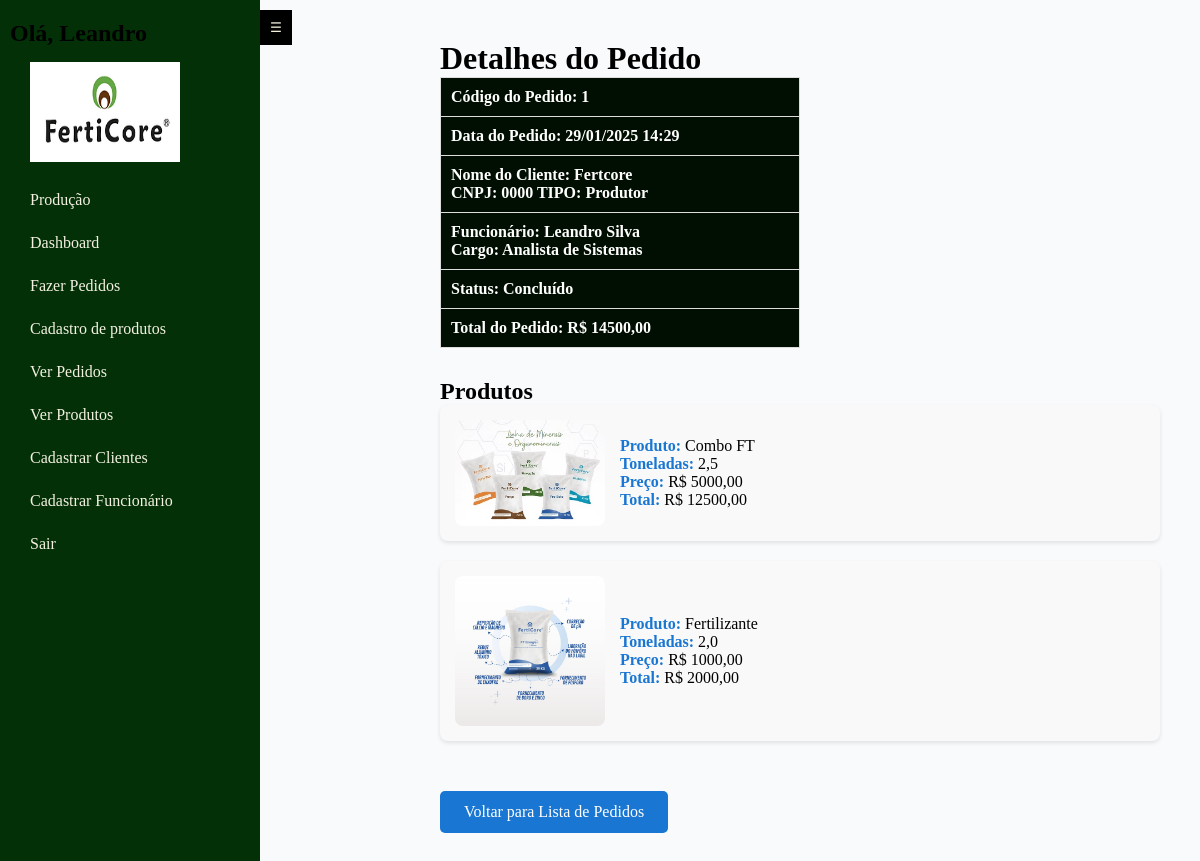
Screenshot of /pedidos/detalhes_pedido/1/ (signed in) with the database file from the repository.
### apps/pedidos/models.py (models this page shows, shortened)
class Pedido(models.Model):
    STATUS_CHOICES = [
        ('Pendente', 'Pendente'),
        ('Concluído', 'Concluído'),
        ('Cancelado', 'Cancelado'),
    ]
    data_pedido = models.DateTimeField(auto_now_add=True)  # Data do pedido
    funcionario = models.ForeignKey(Funcionario, on_delete=models.SET_NULL, null=True)  # Relaciona o pedido ao funcionário
    cod = models.AutoField(primary_key=True)  # Código do pedido
    nome_cliente = models.ForeignKey(Cliente, on_delete=models.CASCADE)  # Relaciona o pedido ao cliente
    nome_cliente = models.ForeignKey(Cliente, on_delete=models.DO_NOTHING)  # Relaciona o pedido ao cliente
    status = models.CharField(max_length=20, choices=STATUS_CHOICES, default='Pendente')  # Status do pedido
    produtos = models.JSONField(default=dict)  # Ex: {"produto_id": quantidade}

### apps/cliente/models.py (models this page shows, shortened)
class Cliente(models.Model):
    OP_CHOICES = [
        ('Revenda', 'Revenda'),
        ('Produtor', 'Produtor'),
        ('Usina', 'Usina'),
        ('Cooperativa', 'Cooperativa'),
        ('Granuladora', 'Granuladora'),
    ]
    nome = models.CharField(max_length=100)  # Nome do cliente
    cnpj = models.CharField(max_length=20)
    tipo_cliente = models.CharField(max_length=20, choices=OP_CHOICES)  # Tipo do cliente

### apps/funcionarios/models.py (models this page shows, shortened)
class Funcionario(models.Model):
    nome = models.CharField(max_length=40)
    cargo = models.CharField(max_length=40)

### apps/produtos/models.py (models this page shows, shortened)
class Produto(models.Model):
    nome = models.CharField(max_length=100)
    formula = models.CharField(max_length=100)
    preco = models.DecimalField(max_digits=10, decimal_places=2)
    disponivel = models.BooleanField(default=True)
    img = models.ImageField(upload_to='produtos/')

### apps/pedidos/views.py (the view)
# urls.py: path('detalhes_pedido/<int:id>/', views.detalhes_pedido, name='detalhes_pedido'),
def detalhes_pedido(request, id):
    produtos = Produto.objects.all()
    pedido = get_object_or_404(Pedido, cod=id)
    total_pedido = pedido.total_pedido()
    return render(request, 'detalhes_pedido.html', {
        'pedido': pedido,
        'total_pedido': total_pedido,
        'produtos': produtos
    })

### apps/pedidos/templates/detalhes_pedido.html (shortened to what this page needs)
{% extends 'base.html' %}
{% block content %}
{% load static %}
<link rel="stylesheet" href="{% static 'css/detalhes.css'%}">
    <div class="content" id="content">
        <h1>Detalhes do Pedido</h1>
        <div class="pedido-info">
            <table class="pedido-detalhes">
                <tr>
                    <th>Código do Pedido: {{ pedido.cod }}</th>
                </tr>
                <tr>
                    <th>Data do Pedido: {{ pedido.data_pedido|date:"d/m/Y H:i" }}</th>
                </tr>
                <tr>
                    <th>Nome do Cliente: {{ pedido.nome_cliente.nome }} <br>CNPJ: {{ pedido.nome_cliente.cnpj }} TIPO: {{ pedido.nome_cliente.tipo_cliente }}</th>
                </tr>
                <tr>
                    <th>Funcionário: {{ pedido.funcionario.nome }} <br>Cargo: {{ pedido.funcionario.cargo }}</th>
                </tr>
                <tr>
                    <th>Status: {{ pedido.status }}</th>
                </tr>
                <tr>
                    <th>Total do Pedido: <strong>R$ {{ pedido.total_pedido|floatformat:2 }}</strong></th>
                </tr>
            </table>
        </div>
        <h2>Produtos</h2>
        <ul class="produtos">
            {% for item in pedido.produtos_no_pedido %}
            <li class="produto-item">
                <div class="produto-conteudo">
                    <div class="produto-imagem">
                        <img src="{{ item.produto.img.url }}" width="150" height="auto">
                    </div>
                    <div class="produto-info">
                        <strong>Produto:</strong> {{ item.produto.nome }} <br>
                        <strong>Toneladas:</strong> {{ item.quantidade }} <br>
                        <strong>Preço:</strong> R$ {{ item.produto.preco|floatformat:2 }} <br>
                        <strong>Total:</strong> R$ {{ item.total|floatformat:2 }}
                    </div>
                </div>
            </li>
            {% endfor %}
        </ul>
        <a href="{% url 'listar_pedidos' %}" class="btn-voltar">Voltar para Lista de Pedidos</a>
    </div>
{% endblock %}

### templates/base.html (shortened to what this page needs)
<!DOCTYPE html>
{% load static %}
<html lang="pt-br">
<head>
    <link rel="stylesheet" href="{% static 'css/base.css' %}">
</head>
<body>
    <div class="sidebar" id="sidebar">
        {% if user.is_authenticated %}
            <h2>Olá, {{ user.username }}</h2>
            <a href="{% url 'opcoes' %}">
              <img src="{% static 'img/Ferti.png' %}" style="width: 150px; height: 100px;">
            </a>
        {% endif %}
        <a href="#home">Produção</a>
        <a href="{% url 'dashboard' %}">Dashboard</a>
        <a href="{% url 'cadPedidos' %}">Fazer Pedidos</a>
        <a href="{% url 'cadProduto' %}">Cadastro de produtos</a>
        <a href="{% url 'listar_pedidos' %}">Ver Pedidos</a>
        <a href="{% url 'listar_produtos' %}">Ver Produtos</a>
        <a href="{% url 'cadastrar_cliente' %}">Cadastrar Clientes</a>
        <a href="{% url 'cadastrar_funcionario' %}">Cadastrar Funcionário</a>
        <a href="{% url 'sair' %}">Sair</a>
    </div>
    <button class="toggle-btn" onclick="toggleSidebar()">☰</button>
    <div class="content" id="content">
        {% block content %}{% endblock %}
    </div>
</body>
</html>

### static/css/base.css (style rules this page uses)
* { margin: 0; padding: 0; }
.sidebar { position: fixed; top: 0; left: 0; height: 100%; width: 250px; background-color: #033007; padding-top: 20px; transition: all 0.3s ease; z-index: 10; padding-left: 10px; }
.toggle-btn { position: fixed; top: 10px; left: 260px; background-color: #000000; color: #f4f1e0; border: none; padding: 10px; cursor: pointer; transition: all 0.3s ease; z-index: 20; }
.sidebar a { display: block; color: #f4f1e0; text-decoration: none; padding: 10px 20px; margin: 5px 0; transition: background-color 0.3s ease; }
.content { position: relative; margin-left: 200px; padding: 20px; background-color: #f8f9fa; min-height: 100vh; transition: all 0.3s ease; background-color: #f8fafc; }

### apps/pedidos/templates/static/css/detalhes.css (style rules this page uses)
.pedido-info { margin-bottom: 30px; }
.pedido-detalhes { width: 50%; border-collapse: collapse; margin-bottom: 20px; }
.pedido-detalhes th, .pedido-detalhes td { padding: 10px; text-align: left; border: 1px solid #ddd; }
.pedido-detalhes th { background-color:rgb(0, 15, 1); color: white; }
.produtos { list-style-type: none; padding: 0; }
.produto-item { margin-bottom: 20px; padding: 15px; border-radius: 8px; background-color: #f9f9f9; box-shadow: 0 2px 4px rgba(0, 0, 0, 0.1); transition: transform 0.2s; }
.produto-conteudo strong { color: #1976D2; }
.produto-conteudo { display: flex; align-items: center; gap: 15px; }
.produto-imagem img { display: block; border-radius: 8px; }
.btn-voltar { background-color: #1976D2; color: white; padding: 12px 24px; border: none; border-radius: 5px; text-decoration: none; font-size: 16px; display: inline-block; margin-top: 30px; transition: background-color 0.3s; }

### rows the page displays
Pedido: cod "1", data_pedido "29/01/2025 14:29", nome_cliente.nome "Fertcore", nome_cliente.cnpj "0000", nome_cliente.tipo_cliente "Produtor", funcionario.nome "Leandro Silva", funcionario.cargo "Analista de Sistemas", status "Concluído", total_pedido "14500,00"
Produto: produto.img (picture), produto.nome "Combo FT", quantidade "2,5", produto.preco "5000,00", total "12500,00"
Produto: produto.img (picture), produto.nome "Fertilizante", quantidade "2,0", produto.preco "1000,00", total "2000,00"

### other values shown
{{ user.username }} "Leandro"
